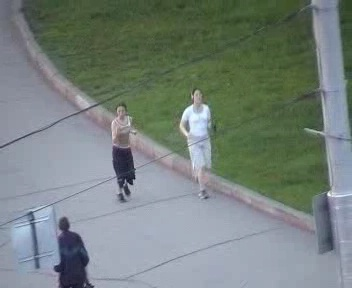
#> input picture images/Jogging0003.jpg, 352 x 288 px, given in place of Jogging0001.jpg, which was not available
$ python runthis.py
#> lines starting #> are read from the running program, lines starting #| are printed output that depends on the picture; long printed decimals are rounded; pictures that were not available may be replaced by others from this repository, and a replacement may not be noted
### mainfunc.py
import matplotlib.pyplot as plt
import cv2
import numpy as np
from skimage import feature
import functions
import math
from functions import Sigmoid as sigmoid,norm as norm, retimg as retimg , convl as convl, convh as convh


def reference():
    #ref img
    xo=63
    yo=78
    ho=62
    wo=25
    img=cv2.imread('C:/Users/arshika/Desktop/mini project/Jogging0001.jpg')
#> img is the input picture: shape (288, 352, 3); mean B, G, R 124.4, 129.5, 118.3
    comp=retimg(xo,yo,ho,wo,img)
    gray = cv2.cvtColor(comp, cv2.COLOR_BGR2GRAY)
    #cv2.imshow("imge", gray)
    frame = cv2.resize(gray, (50,100))
    lbp = feature.local_binary_pattern(frame , 8, 2, method="uniform")
    lbpref=convl(lbp)
#> the loop in convl, `for l in lbp:` made 100 passes
#> lbpref = [174]
    #print(lbp)
    #print(len(lbp))
    href = feature.hog(frame, orientations=9, pixels_per_cell=(8, 8),cells_per_block=(2, 2), transform_sqrt=True, block_norm="L1")
#> href = 1980 values, max 0.339 at index 600, min 0 at index 6, mean 0.0278
    href=convh(href)
#> after the loop in convh, `for h in range(100):`: href1 = 100 values from 0.641 to 55; p = 1980; sum = 55
#> href = 100 values from 0.641 to 55
    #print(len(href))
    #print(href)
    ret=[lbpref,href]
    return ret

def finarr(x,y,h,w,path,ret):
    lbpref,href=ret[0],ret[1]

    image=cv2.imread(path)

    #cv2.imshow('img',image)
    D = []
    Dl=[]
    Dh=[]
    shift = []
    x_init = x
    y_init = y

    for i in range(10):
        x=x+10
        shift.append(x-x_init)
        comp=retimg(x,y,h,w,image)
        gray = cv2.cvtColor(comp, cv2.COLOR_BGR2GRAY)
        frame = cv2.resize(gray, (50,100))
        lbp = feature.local_binary_pattern(frame , 8, 2, method="uniform")
        lbp1=convl(lbp)
        h1 = feature.hog(frame, orientations=9, pixels_per_cell=(8, 8),cells_per_block=(2, 2), transform_sqrt=True, block_norm="L1")
        h1=convh(h1)
        Xnew=[x1 - x2 for (x1, x2) in zip(lbpref,lbp1)]
        Ynew=[x1 - x2 for (x1, x2) in zip(href,h1)]
        dist1=[]
        for a, b in zip(Xnew, Ynew):
            z=math.sqrt((a*a)+(b*b))
            dist1.append(z)
        L=0
        for i in dist1:
            L += i
        D.append(L)
        Dl.append(np.sum(Xnew))
        Dh.append(np.sum(Ynew))

    print(D)
    print(shift)
    x_init = x
    y_init = y
    D1 = []
    shift1 = []
    Dl1=[]
    Dh1=[]

    #at shift=0
    shift1.append(x-x_init)
    comp=retimg(x,y,h,w,image)
    gray = cv2.cvtColor(comp, cv2.COLOR_BGR2GRAY)
    frame = cv2.resize(gray, (50,100))
    lbp = feature.local_binary_pattern(frame , 8, 2, method="uniform")
    lbp1=convl(lbp)
    frame = cv2.resize(gray, (64,128))
    h1 = feature.hog(frame, orientations=9, pixels_per_cell=(8, 8),cells_per_block=(2, 2), transform_sqrt=True, block_norm="L1")
    h1=convh(h1)
    Xnew=[x1 - x2 for (x1, x2) in zip(lbpref,lbp1)]
    Ynew=[x1 - x2 for (x1, x2) in zip(href,h1)]
    dist1=[]
    for a, b in zip(Xnew, Ynew):
        z=math.sqrt((a*a)+(b*b))
        dist1.append(z)
    L=0
    for i in dist1:
        L += i
    D1.append(L)
    Dl1.append(np.sum(Xnew))
    Dh1.append(np.sum(Ynew))


    for i in range(10):

        x=x-10
        shift1.append(x-x_init)
        comp=retimg(x,y,h,w,image)
        gray = cv2.cvtColor(comp, cv2.COLOR_BGR2GRAY)
        frame = cv2.resize(gray, (50,100))
        lbp = feature.local_binary_pattern(frame , 8, 2, method="uniform")
        lbp1=convl(lbp)
        frame = cv2.resize(gray, (64,128))
        h1 = feature.hog(frame, orientations=9, pixels_per_cell=(8, 8),cells_per_block=(2, 2), transform_sqrt=True, block_norm="L1")
        h1=convh(h1)
        Xnew=[x1 - x2 for (x1, x2) in zip(lbpref,lbp1)]
        Ynew=[x1 - x2 for (x1, x2) in zip(href,h1)]
        dist1=[]
        for a, b in zip(Xnew, Ynew):
            z=math.sqrt((a*a)+(b*b))
            dist1.append(z)
        L=0
        for i in dist1:
            L += i
        D1.append(L)
        Dl1.append(np.sum(Xnew))
        Dh1.append(np.sum(Ynew))

    D1.reverse()
    Dl1.reverse()
    Dh1.reverse()
    shift1.reverse()
    print(D1)
    print(shift1)

    D=D1+D
    Dl=Dl1+Dl
    Dh=Dh1+Dh
    shift=shift1+shift

    print(D)
    print(shift)

    #plt.plot(shift,D)
    #plt.show()
    plotArr=[[shift,D,x,y,h,w],[shift,Dl],[shift,Dh]]
    print("hey this is the shift")
    print(plotArr[0][0])
    print(plotArr[0][1])
    return plotArr

### functions.py
import matplotlib.pyplot as plt
import cv2
import numpy as np
from scipy.spatial import distance


import math

def retimg(x,y,h,w,img):
    img1=img[max(0,int(y-h/2)):min(img.shape[0],int(y+h/2)),max(0,int(x-w/2)):min(int(x+w/2),img.shape[1])]
    return img1


# [5 lines left out: function list_expansion_, not called in this run]

def convl(lbp):
    lbp1=[]
    for l in lbp:
        s=0
        for i in l:
            s+=i
    lbp1.append(s)
    #print(len(lbp1))
    return lbp1

def convh(hef):
    href1=[]
    p=0
    sum=0
    for h in range(100):
        elem=0
        while (p<1980 and elem<21):
            sum+=hef[p]
            p+=1
            elem+=1
        href1.append(sum)
    #print(len(href1))
    return href1

def norm(x):
    sum=np.sum(x)/len(x)
    x=x/sum
    return x

e=math.e
pi=math.pi

def Sigmoid(arr , sig):
    xp=[]
    for i in arr:
        val=(e**((-1*(i**2))/(2*(sig**2))))/(math.sqrt(2*pi)*sig)
        xp.append(val)
    return xp

### three cases/runthis.py
import matplotlib.pyplot as plt
import cv2
from functions import Sigmoid as sigmoid , norm as norm
from mainfunc import reference as reference, finarr as finarr
import pdb
pathArr=[[63,78,62,25,'C:/Users/arshika/Desktop/mini project/Jogging0001.jpg'],[120,151,111,30,'C:/Users/arshika/Downloads/transferred content/arsh/jogging/images/Jogging0078.jpg'],[137,142,87,30,'C:/Users/arshika/Downloads/transferred content/arsh/jogging/images/Jogging0074.jpg']]

rArr=reference()
#> rArr = 2 items

uneccess=[]
for p in pathArr:
    i=1
    x=p[0]
    y=p[1]
    h=p[2]
    w=p[3]
    path=p[4]
    plotArr=finarr(x,y,h,w,path,rArr)
#> in finarr, `lbpref,href=ret[0],ret[1]`: lbpref = [174]; href = 100 values from 0.641 to 55
#> the loop in finarr, `for i in range(10):` made 10 passes
#> (lbp1, Xnew) on passes 1 to 10: ([148], [26]), ([139], [35]), ([137], [37]), ([130], [44]), ([128], [46]), ([202], [-28]), ([208], [-34]), ([216], [-42]), ([217], [-43]), ([188], [-14])
#> pass 1, in finarr, `lbp = feature.local_binary_pattern(frame , 8, 2, method="uniform")`:
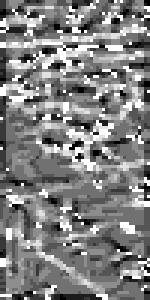
#> lbp: shape (100, 50) float64 (shown 3 times larger); min 0, max 9, mean 4.56; drawn with min black and max white
#> after the loop in finarr, `for i in range(10):`:
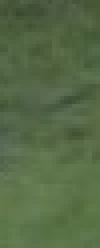
#> comp: shape (62, 25, 3) (shown 4 times larger); mean B, G, R 70, 105.7, 85.5
#> after the loop in finarr, `for i in range(10):`:
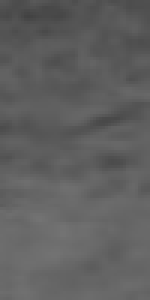
#> frame: shape (100, 50) (shown 3 times larger); min 66, max 115, mean 95.4
#> after the loop in finarr, `for i in range(10):`:
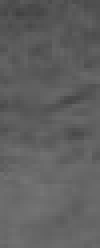
#> gray: shape (62, 25) (shown 4 times larger); min 65, max 117, mean 95.6
#> after the loop in finarr, `for i in range(10):`:
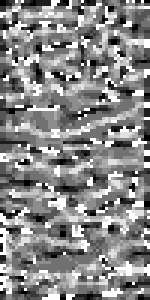
#> lbp: shape (100, 50) float64 (shown 3 times larger); min 0, max 9, mean 4.81; drawn with min black and max white
#> after the loop in finarr, `for i in range(10):`: D = [26, 35, 37, 44, 46, 28, 34, 42, 43, 14]; Dh = [-0.729, -0.483, -0.136, -1.49, -1.3, -2.41, -2.76, -3.36, -2.91, -3.1]; Dl = [26, 35, 37, 44, 46, -28, -34, -42, -43, -14]; shift = [10, 20, 30, 40, 50, 60, 70, 80, 90, 100]; x = 163
#| [26.001, 35.001, 37.000, 44.000, 46.000, 28.000, 34.000, 42.000, 43.000, 14.000]
#| [10, 20, 30, 40, 50, 60, 70, 80, 90, 100]
#> in finarr, `h1 = feature.hog(frame, orientations=9, pixels_per_cell=(8, 8),cells_p..`: h1 = 3780 values, max 0.279 at index 1434, min 0 at index 6, mean 0.0278
#> in finarr, `h1=convh(h1)`: h1 = 100 values from 0.594 to 55
#> in finarr, `Ynew=[x1 - x2 for (x1, x2) in zip(href,h1)]`: Ynew = 100 values, max 0.202 at index 67, min -0.326 at index 34, mean -0.0188
#> the loop in finarr, `for a, b in zip(Xnew, Ynew):` made 1 pass
#> (a, b, z) on pass 1: (-14, 0.0463, 14)
#> after the loop in finarr, `for a, b in zip(Xnew, Ynew):`: dist1 = [14]
#> the loop in finarr, `for i in dist1:` made 1 pass
#> (i, L) on pass 1: (14, 14)
#> after the loop in finarr, `for i in dist1:`: L = 14
#> the loop in finarr, `for i in range(10): ` made 10 passes
#> (x, lbp1, Xnew) on passes 1 to 10: (153, [217], [-43]), (143, [216], [-42]), (133, [208], [-34]), (123, [202], [-28]), (113, [128], [46]), (103, [130], [44]), (93, [137], [37]), (83, [139], [35]), (73, [148], [26]), (63, [174], [0])
#> pass 1, in finarr, `lbp = feature.local_binary_pattern(frame , 8, 2, method="uniform")`:
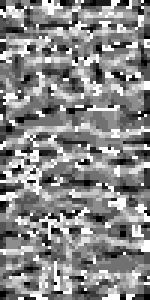
#> lbp: shape (100, 50) float64 (shown 3 times larger); min 0, max 9, mean 4.79; drawn with min black and max white
#> after the loop in finarr, `for i in range(10):`: D1 = [14, 43, 42, 34, 28, 46, 44, 37, 35, 26, 0.0522]; Dh1 = [-1.88, -1.37, -1.7, -2.39, -1.91, -2.63, -2.65, -2.25, -3.02, -0.795, -0.00329]; Dl1 = [-14, -43, -42, -34, -28, 46, 44, 37, 35, 26, 0]; shift1 = [0, -10, -20, -30, -40, -50, -60, -70, -80, -90, -100]; x = 63
#| [0.05219, 26.001, 35.001, 37.000, 44.000, 46.000, 28.000, 34.001, 42.000, 43.000, 14.000]
#| [-100, -90, -80, -70, -60, -50, -40, -30, -20, -10, 0]
#> in finarr, `D=D1+D`: D = [0.0522, 26, 35, 37, 44, 46, 28, 34, 42, 43, 14, 26, 35, 37, 44, 46, 28, 34, 42, 43, 14]
#> in finarr, `Dl=Dl1+Dl`: Dl = [0, 26, 35, 37, 44, 46, -28, -34, -42, -43, -14, 26, 35, 37, 44, 46, -28, -34, -42, -43, -14]
#> in finarr, `Dh=Dh1+Dh`: Dh = [-0.00329, -0.795, -3.02, -2.25, -2.65, -2.63, -1.91, -2.39, -1.7, -1.37, -1.88, -0.729, -0.483, -0.136, -1.49, -1.3, -2.41, -2.76, -3.36, -2.91, -3.1]
#> in finarr, `shift=shift1+shift`: shift = [-100, -90, -80, -70, -60, -50, -40, -30, -20, -10, 0, 10, 20, 30, 40, 50, 60, 70, 80, 90, 100]
#| [0.05219, 26.001, 35.001, 37.000, 44.000, 46.000, 28.000, 34.001, 42.000, 43.000, 14.000, 26.001, 35.001, 37.000, 44.000, 46.000, 28.000, 34.000, 42.000, 43.000, 14.000]
#| [-100, -90, -80, -70, -60, -50, -40, -30, -20, -10, 0, 10, 20, 30, 40, 50, 60, 70, 80, 90, 100]
#| [-100, -90, -80, -70, -60, -50, -40, -30, -20, -10, 0, 10, 20, 30, 40, 50, 60, 70, 80, 90, 100]
#| [0.05219, 26.001, 35.001, 37.000, 44.000, 46.000, 28.000, 34.001, 42.000, 43.000, 14.000, 26.001, 35.001, 37.000, 44.000, 46.000, 28.000, 34.000, 42.000, 43.000, 14.000]
#> plotArr = 3 items
    print("half")
    for j in range(1):

        shift=plotArr[j][0]
        l=plotArr[j][1]
#> l has the same summary as D in finarr
        if j==0:
            ind=l.index(max(l))
#> ind = 5
            shif=shift[ind]
#> shif = -50
        elif j==1:
            ind1=l.index(max(l))
            shif1=shift[ind]
        else:
            ind2=l.index(max(l))
            shif2=shift[ind]
        sig=0.2
        l=norm(l)
#> in norm, `sum=np.sum(x)/len(x)`: sum = 33.24
#> in norm, `x=x/sum`: x = 21 values, max 1.38 at index 5, min 0.00157 at index 0, mean 1
#> l has the same summary as x in norm


        plt.plot(shift,sigmoid(l,sig),label=j)
#> the loop in Sigmoid, `for i in arr:` made 21 passes
#> (i, val) on passes 1 to 12: (0.00157, 1.99), (0.782, 0.000952), (1.05, 1.91e-06), (1.11, 3.75e-07), (1.32, 6.14e-10), (1.38, 8.01e-11), (0.842, 0.000281), (1.02, 4.17e-06), (1.26, 4.3e-09), (1.29, 1.64e-09), (0.421, 0.217), (0.782, 0.000951)
#> after the loop in Sigmoid, `for i in arr:`: xp = [1.99, 0.000952, 1.91e-06, 3.75e-07, 6.14e-10, 8.01e-11, 0.000281, 4.17e-06, 4.3e-09, 1.64e-09, 0.217, 0.000951, 1.91e-06, 3.75e-07, 6.14e-10, 8.01e-11, 0.000281, 4.17e-06, 4.3e-09, 1.64e-09, 0.217]
        if j==0:
            print("the values of mixed vector l is")
            print(sigmoid(l,sig))
#> the loop in Sigmoid (call 2), `for i in arr:` made 21 passes
#> (printed output is left out)
            img=cv2.imread(path)


    plt.legend(loc="best")

    plt.show()
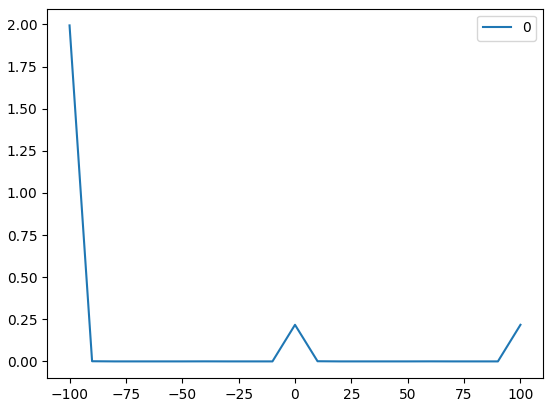
#> figure drawn by matplotlib, 1 panel; curve peaks at x = -100, y = 1.99


    xn=x+shif
#> xn = 13
#> (the run stopped early here; a loop or call above may not have finished)

$ run again, on images/Jogging0009.jpg
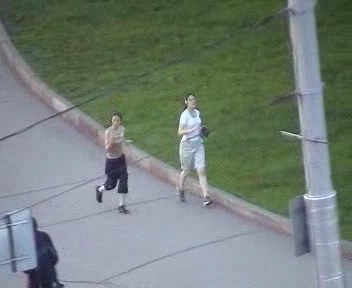
#> input picture images/Jogging0009.jpg, 352 x 288 px, given in place of Jogging0001.jpg, which was not available
#> in reference, img is the input picture: shape (288, 352, 3); mean B, G, R 119.3, 127, 115.2
#> the loop in convl, `for l in lbp:` made 100 passes
#> in reference, `lbpref=convl(lbp)`: lbpref = [155]
#> in reference, `href = feature.hog(frame, orientations=9, pixels_per_cell=(8, 8),cells..`: href = 1980 values, max 0.225 at index 1473, min 0 at index 17, mean 0.0278
#> after the loop in convh, `for h in range(100):`: href1 = 100 values from 0.429 to 55; p = 1980; sum = 55
#> in reference, `href=convh(href)`: href = 100 values from 0.429 to 55
#> rArr = 2 items
#> in finarr, `lbpref,href=ret[0],ret[1]`: lbpref = [155]; href = 100 values from 0.429 to 55
#> the loop in finarr, `for i in range(10):` made 10 passes
#> (lbp1, Xnew) on passes 1 to 8: ([146], [9]), ([169], [-14]), ([194], [-39]), ([176], [-21]), ([144], [11]), ([154], [1]), ([186], [-31]), ([187], [-32])
#> after the loop in finarr, `for i in range(10):`:
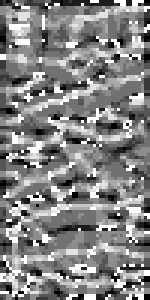
#> lbp: shape (100, 50) float64 (shown 3 times larger); min 0, max 9, mean 4.69; drawn with min black and max white
#> after the loop in finarr, `for i in range(10):`: D = [9, 14, 39, 21, 11, 1.01, 31, 32, 10, 39]; Dh = [-1.34, -1.66, -1.72, -0.986, -1.88, -2.62, -1.92, -1.47, -1.72, -2.38]; Dl = [9, -14, -39, -21, 11, 1, -31, -32, -10, -39]; shift = [10, 20, 30, 40, 50, 60, 70, 80, 90, 100]; x = 163
#| [9.002, 14.000, 39.000, 21.000, 11.002, 1.006, 31.000, 32.000, 10.001, 39.000]
#| [10, 20, 30, 40, 50, 60, 70, 80, 90, 100]
#> in finarr, `h1 = feature.hog(frame, orientations=9, pixels_per_cell=(8, 8),cells_p..`: h1 = 3780 values, max 0.235 at index 1237, min 0 at index 1, mean 0.0278
#> in finarr, `h1=convh(h1)`: h1 = 100 values from 0.513 to 55
#> in finarr, `Ynew=[x1 - x2 for (x1, x2) in zip(href,h1)]`: Ynew = 100 values, max 0.231 at index 41, min -0.43 at index 72, mean -0.00769
#> the loop in finarr, `for a, b in zip(Xnew, Ynew):` made 1 pass
#> (a, b, z) on pass 1: (-39, -0.0837, 39)
#> after the loop in finarr, `for a, b in zip(Xnew, Ynew):`: dist1 = [39]
#> the loop in finarr, `for i in dist1:` made 1 pass
#> (i, L) on pass 1: (39, 39)
#> after the loop in finarr, `for i in dist1:`: L = 39
#> the loop in finarr, `for i in range(10): ` made 10 passes
#> (x, lbp1, Xnew) on passes 1 to 8: (153, [165], [-10]), (143, [187], [-32]), (133, [186], [-31]), (123, [154], [1]), (113, [144], [11]), (103, [176], [-21]), (93, [194], [-39]), (83, [169], [-14])
#> after the loop in finarr, `for i in range(10):`: D1 = [39, 10, 32, 31, 1, 11, 21, 39, 14, 9, 0.026]; Dh1 = [-0.769, -0.955, -0.973, -0.397, -1.14, -0.648, -0.788, -1.2, -1.69, -1.44, -2.39]; Dl1 = [-39, -10, -32, -31, 1, 11, -21, -39, -14, 9, 0]; shift1 = [0, -10, -20, -30, -40, -50, -60, -70, -80, -90, -100]; x = 63
#| [0.02601, 9.001, 14.000, 39.000, 21.000, 11.002, 1.000, 31.000, 32.000, 10.003, 39.000]
#| [-100, -90, -80, -70, -60, -50, -40, -30, -20, -10, 0]
#> in finarr, `D=D1+D`: D = [0.026, 9, 14, 39, 21, 11, 1, 31, 32, 10, 39, 9, 14, 39, 21, 11, 1.01, 31, 32, 10, 39]
#> in finarr, `Dl=Dl1+Dl`: Dl = [0, 9, -14, -39, -21, 11, 1, -31, -32, -10, -39, 9, -14, -39, -21, 11, 1, -31, -32, -10, -39]
#> in finarr, `Dh=Dh1+Dh`: Dh = [-2.39, -1.44, -1.69, -1.2, -0.788, -0.648, -1.14, -0.397, -0.973, -0.955, -0.769, -1.34, -1.66, -1.72, -0.986, -1.88, -2.62, -1.92, -1.47, -1.72, -2.38]
#> in finarr, `shift=shift1+shift`: shift = [-100, -90, -80, -70, -60, -50, -40, -30, -20, -10, 0, 10, 20, 30, 40, 50, 60, 70, 80, 90, 100]
#| [0.02601, 9.001, 14.000, 39.000, 21.000, 11.002, 1.000, 31.000, 32.000, 10.003, 39.000, 9.002, 14.000, 39.000, 21.000, 11.002, 1.006, 31.000, 32.000, 10.001, 39.000]
#| [-100, -90, -80, -70, -60, -50, -40, -30, -20, -10, 0, 10, 20, 30, 40, 50, 60, 70, 80, 90, 100]
#| [-100, -90, -80, -70, -60, -50, -40, -30, -20, -10, 0, 10, 20, 30, 40, 50, 60, 70, 80, 90, 100]
#| [0.02601, 9.001, 14.000, 39.000, 21.000, 11.002, 1.000, 31.000, 32.000, 10.003, 39.000, 9.002, 14.000, 39.000, 21.000, 11.002, 1.006, 31.000, 32.000, 10.001, 39.000]
#> plotArr = 3 items
#> `l=plotArr[j][1]`: l has the same summary as D in finarr
#> ind = 13
#> shif = 30
#> in norm, `sum=np.sum(x)/len(x)`: sum = 19.72
#> in norm, `x=x/sum`: x = 21 values, max 1.98 at index 13, min 0.00132 at index 0, mean 1
#> `l=norm(l)`: l has the same summary as x in norm
#> the loop in Sigmoid, `for i in arr:` made 21 passes
#> (i, val) on passes 1 to 8: (0.00132, 1.99), (0.457, 0.147), (0.71, 0.00365), (1.98, 1.15e-21), (1.07, 1.38e-06), (0.558, 0.0407), (0.0507, 1.93), (1.57, 7.57e-14)
#> after the loop in Sigmoid, `for i in arr:`: xp = [1.99, 0.147, 0.00365, 1.15e-21, 1.38e-06, 0.0407, 1.93, 7.57e-14, 9.99e-15, 0.0799, 1.15e-21, 0.147, 0.00365, 1.15e-21, 1.38e-06, 0.0407, 1.93, 7.58e-14, 9.99e-15, 0.08, 1.15e-21]
#> the loop in Sigmoid (call 2), `for i in arr:` made 21 passes
#> (printed output is left out)
#> `plt.show()`:
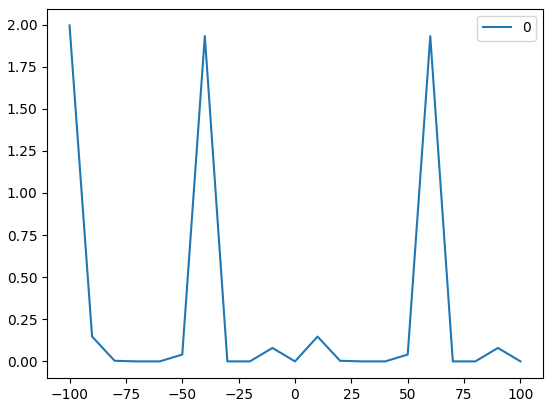
#> figure drawn by matplotlib, 1 panel; curve peaks at x = -100, y = 1.99
#> xn = 93
